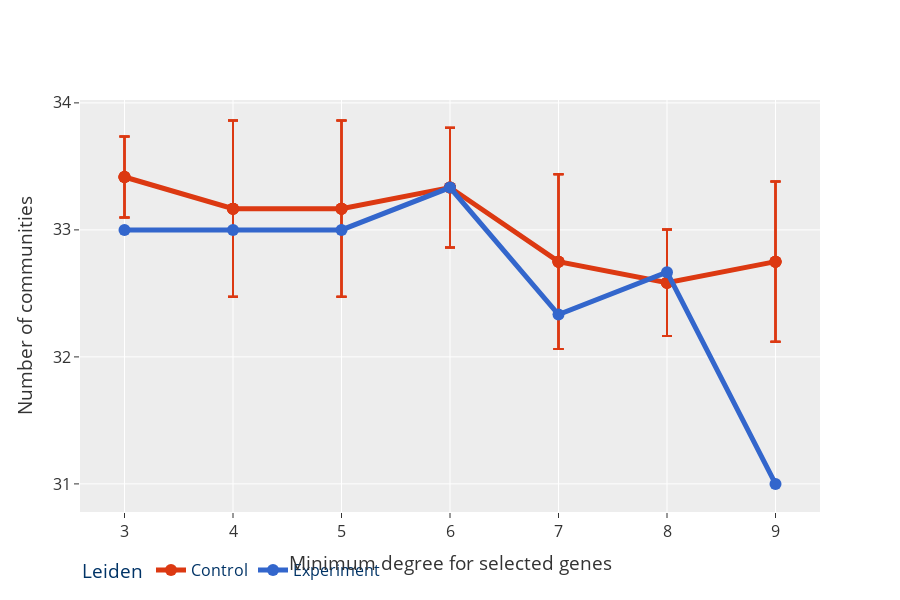

The code cell stored with this chart in its notebook:
### Markdown cell above
## Comparing the community sizes and the degree of TFs

### Leiden

### Code cell
# A more polished figure
leid_fig = px.line(
    top_comb_leiden,
    x="TF",
    y="ModNum_mean",
    error_y="ModNum_std",
    markers=True,
    color="Type",
    height=600,
    title="Community sizes for the best top Leiden Run.",
    color_discrete_map=color_map,
)
leid_fig.update_layout(
    # legend=dict(
    #     orientation="h",
    #     title="Leiden",
    #     bgcolor="rgba(0,0,0,0)",
    #     font=dict(size=16, color="#003366"),
    # ),
    title="",
    xaxis=dict(
        tickfont=dict(size=16),
        title="Minimum degree for selected genes",
    ),
    yaxis=dict(
        tickfont=dict(size=16),
        tickmode="linear",
        title="Number of communities",
    ),
    font=dict(size=16),
)
leid_fig.update_traces(line_width=5, marker_size=12, error_y=dict(width=5))
leid_fig.show()

### Figure 1 — Plotly figure (JSON) as saved in the notebook; plotly's stock layout.template omitted (floating-point values rounded to 4 significant figures)
{"data": [{"error_y": {"array": [0.3191, 0.3191, 0.3191, 0.3191, 0.6939, 0.6939, 0.6939, 0.6939, 0.6939, 0.6939, 0.6939, 0.6939, 0.4714, 0.4714, 0.4714, 0.4714, 0.6872, 0.6872, 0.6872, 0.6872, 0.4194, 0.4194, 0.4194, 0.4194, 0.631, 0.631, 0.631, 0.631], "width": 5}, "hovertemplate": "Type=Control<br>TF=%{x}<br>ModNum_mean=%{y}<extra></extra>", "legendgroup": "Control", "line": {"color": "#DC3912", "dash": "solid", "width": 5}, "marker": {"size": 12, "symbol": "circle"}, "mode": "lines+markers", "name": "Control", "orientation": "v", "showlegend": true, "type": "scatter", "x": ["3", "3", "3", "3", "4", "4", "4", "4", "5", "5", "5", "5", "6", "6", "6", "6", "7", "7", "7", "7", "8", "8", "8", "8", "9", "9", "9", "9"], "xaxis": "x", "y": [33.42, 33.42, 33.42, 33.42, 33.17, 33.17, 33.17, 33.17, 33.17, 33.17, 33.17, 33.17, 33.33, 33.33, 33.33, 33.33, 32.75, 32.75, 32.75, 32.75, 32.58, 32.58, 32.58, 32.58, 32.75, 32.75, 32.75, 32.75], "yaxis": "y"}, {"error_y": {"array": [NaN, NaN, NaN, NaN, NaN, NaN, NaN], "width": 5}, "hovertemplate": "Type=Experiment<br>TF=%{x}<br>ModNum_mean=%{y}<extra></extra>", "legendgroup": "Experiment", "line": {"color": "#3366CC", "dash": "solid", "width": 5}, "marker": {"size": 12, "symbol": "circle"}, "mode": "lines+markers", "name": "Experiment", "orientation": "v", "showlegend": true, "type": "scatter", "x": ["3", "4", "5", "6", "7", "8", "9"], "xaxis": "x", "y": [33.0, 33.0, 33.0, 33.33, 32.33, 32.67, 31.0], "yaxis": "y"}], "layout": {"font": {"size": 16}, "height": 600, "legend": {"bgcolor": "rgba(0,0,0,0)", "font": {"color": "#003366", "size": 16}, "orientation": "h", "title": {"text": "Leiden"}, "tracegroupgap": 0}, "title": {"text": ""}, "xaxis": {"anchor": "y", "domain": [0, 1], "tickfont": {"size": 16}, "title": {"text": "Minimum degree for selected genes"}}, "yaxis": {"anchor": "x", "domain": [0, 1], "tickfont": {"size": 16}, "tickmode": "linear", "title": {"text": "Number of communities"}}}}
